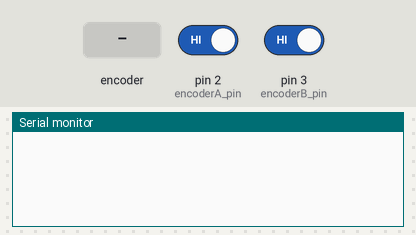
A sketch run on a simulated Arduino Uno, built with avr-gcc and run on an emulated ATmega328P. Parts: the last lines printed to the serial monitor. The test bench sets the inputs (shaded band); at power-on: pin 2 (encoderA_pin) HIGH, pin 3 (encoderB_pin) HIGH.

Above: at 1.2 s.
1.3 s: rotary encoder on pin 2 (encoderA_pin) / pin 3 (encoderB_pin) turned 1 step (first pin leading)
At 2.5 s:
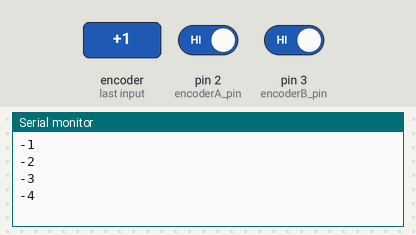
3.0 s: rotary encoder on pin 2 (encoderA_pin) / pin 3 (encoderB_pin) turned 1 step (first pin leading)
At 3.8 s:
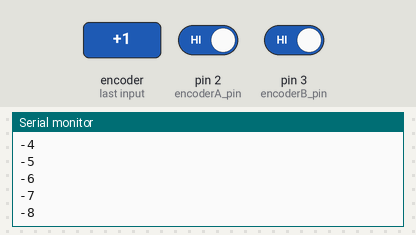
Timing chart, 0 to 6.0 s (numbered marks = the images above; inputs shaded):
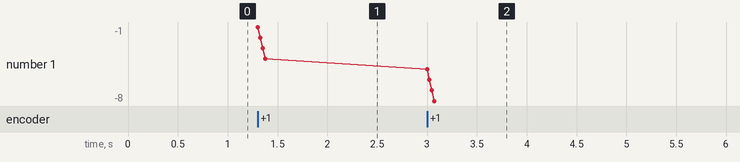

The sketch:

encoder_v2.ino
```cpp
// (licence header left out)
/* version 2 of encoder test code for PEC12R-4017F-N0024
 *
 */

#define encoderA_pin 2
#define encoderB_pin 3

volatile int16_t encoderPos = 0;
uint8_t encoderA_old = 0;
uint8_t encoderB_new = 0;

bool changed = false;

void encoderA_ISR() {
    encoderB_new ^ encoderA_old ? encoderPos++ : encoderPos--;
    encoderA_old = digitalRead(encoderA_pin);
    changed = true;
}

void encoderB_ISR() {
    encoderB_new = digitalRead(encoderB_pin);
    encoderB_new ^ encoderA_old ? encoderPos++ : encoderPos--;
    changed = true;
}

void setup() {
    pinMode(encoderA_pin, INPUT);
    pinMode(encoderB_pin, INPUT);
    attachInterrupt(digitalPinToInterrupt(encoderA_pin), encoderA_ISR, CHANGE);
    attachInterrupt(digitalPinToInterrupt(encoderB_pin), encoderB_ISR, CHANGE);
    Serial.begin(115200);
}

void loop() {
    if (changed) {
        Serial.println(encoderPos);
        changed = false;
    }
}
```

Measured:
- after the input at 1.3 s, the serial monitor: prints a new line at once (image 1)
- after the input at 3.0 s, the serial monitor: prints a new line at once (image 2)
- plotted number 1: -4 → -8 after the input at 3.0 s
